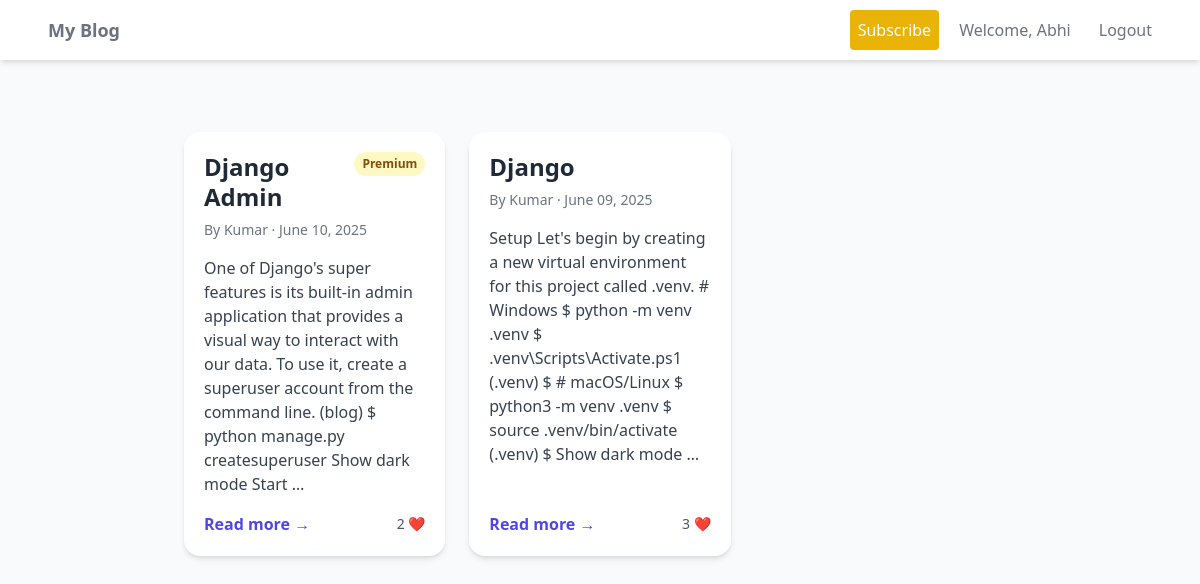
Page / (signed in) on the committed database.
### blog/models.py (models this page shows, shortened)
class User(AbstractUser):
    ROLE_CHOICES = (
        ('reader', 'Reader'),
        ('author', 'Author'),
    )
    email = models.EmailField(unique=True)
    role = models.CharField(max_length=10, choices=ROLE_CHOICES, default='reader')
    USERNAME_FIELD = 'email'
    REQUIRED_FIELDS = ['username']

class Post(models.Model):
    STATUS_CHOICES = (('draft', 'Draft'), ('published', 'Published'))
    ACCESS_LEVEL_CHOICES = (('free', 'Free'), ('premium', 'Premium'))
    title = models.CharField(max_length=255)
    slug = models.SlugField(max_length=255, unique_for_date='publish_date')
    author = models.ForeignKey(settings.AUTH_USER_MODEL, on_delete=models.CASCADE, related_name='blog_posts')
    body = models.TextField()
    featured_image = models.ImageField(upload_to='post_images/', null=True, blank=True)
    category = models.ForeignKey(Category, on_delete=models.SET_NULL, null=True, related_name='posts')
    tags = TaggableManager()
    publish_date = models.DateTimeField(default=timezone.now)
    created_date = models.DateTimeField(auto_now_add=True)
    updated_date = models.DateTimeField(auto_now=True)
    status = models.CharField(max_length=10, choices=STATUS_CHOICES, default='published')
    access_level = models.CharField(max_length=10, choices=ACCESS_LEVEL_CHOICES, default='free')
    view_count = models.PositiveIntegerField(default=0)
    class Meta:
        ordering = ('-publish_date',)
    def get_absolute_url(self):
        return reverse('post_detail', args=[self.slug])

### blog/views.py (the view)
# urls.py: path('', login_required(views.PostListView.as_view()), name='post_list'),
class PostListView(LoginRequiredMixin, ListView):
    model = Post
    template_name = 'blog/post_list.html'
    context_object_name = 'posts'
    paginate_by = 5
    def get_queryset(self):
        return Post.objects.filter(status='published')

### blog/templates/blog/post_list.html (shortened to what this page needs)
{% extends 'base.html' %}
{% block content %}
<div class="py-10 bg-gray-50 min-h-screen">
  <div class="max-w-6xl mx-auto px-4">
    <div class="grid grid-cols-1 md:grid-cols-2 lg:grid-cols-3 gap-6">
      {% for post in posts %}
        <article class="bg-white rounded-2xl shadow-md hover:shadow-xl transition transform hover:-translate-y-1">
          <div class="p-5 flex flex-col h-full">
            <div class="flex items-start justify-between">
              <h2 class="text-2xl font-bold text-gray-800 leading-tight">
                <a href="{{ post.get_absolute_url }}" class="hover:underline">{{ post.title }}</a>
              </h2>
              {% if post.access_level == 'premium' %}
                <span class="text-xs font-semibold bg-yellow-100 text-yellow-800 px-2 py-1 rounded-full">Premium</span>
              {% endif %}
            </div>
            <p class="text-sm text-gray-500 mt-2">
              By {{ post.author.username }} &middot; {{ post.publish_date|date:"F d, Y" }}
            </p>
            <div class="text-gray-700 mt-4 prose max-w-none">
              {{ post.body|truncatewords_html:40|safe }}
            </div>
            <div class="mt-auto pt-4 flex items-center justify-between">
              <a href="{{ post.get_absolute_url }}" class="text-indigo-600 hover:text-indigo-800 font-semibold">Read more →</a>
              <div class="text-sm text-gray-600">{{ post.likes.count }} ❤️</div>
            </div>
          </div>
        </article>
      {% endfor %}
    </div>
  </div>
</div>
{% endblock %}

### templates/base.html (shortened to what this page needs)
<!DOCTYPE html>
<html lang="en">
<head>
    <script src="https://cdn.tailwindcss.com"></script>
</head>
<body class="bg-gray-50 font-sans">
    <nav class="bg-white shadow-md">
        <div class="max-w-6xl mx-auto px-4">
            <div class="flex justify-between">
                <div class="flex space-x-7">
                    <div>
                        <a href="{% url 'post_list' %}" class="flex items-center py-4 px-2">
                            <span class="font-semibold text-gray-500 text-lg">My Blog</span>
                        </a>
                    </div>
                </div>
                <div class="flex items-center space-x-3">
                    {% if user.is_authenticated %}
                        {% if not user.profile.is_subscribed %}
                            <a href="{% url 'subscribe' %}" class="py-2 px-2 font-medium text-white bg-yellow-500 rounded hover:bg-yellow-400 transition duration-300">Subscribe</a>
                        {% endif %}
                        <span class="py-4 px-2 text-gray-500">Welcome, {{ user.username }}</span>
                        <form method="post" action="{% url 'logout' %}" class="inline">
                            <button type="submit" class="py-2 px-2 font-medium text-gray-500 rounded hover:bg-gray-200 transition duration-300">
                                Logout
                            </button>
                        </form>
                    {% else %}
                        <a href="{% url 'login' %}" class="py-2 px-2 font-medium text-gray-500 rounded hover:bg-gray-200 transition duration-300">Log In</a>
                        <a href="{% url 'register' %}" class="py-2 px-2 font-medium text-white bg-blue-500 rounded hover:bg-blue-400 transition duration-300">Sign Up</a>
                    {% endif %}
                </div>
            </div>
        </div>
    </nav>
    <main class="max-w-4xl mx-auto py-8 px-4">
        {% block content %}{% endblock %}
    </main>
</body>
</html>

### rows in the picture
User: username "Abhi"
Post: title "Django Admin", access_level "Premium", author.username "Kumar", publish_date "June 10, 2025", body "One of Django's super features is its built-in admin application that provides a visual way to interact with our data. To use it, create a superuser account from the command line. (blog) $ python manage.py createsuperuser Show dark mode Start …", likes.count "2"
Post: title "Django", author.username "Kumar", publish_date "June 09, 2025", body "Setup Let's begin by creating a new virtual environment for this project called .venv. # Windows $ python -m venv .venv $ .venv\\Scripts\\Activate.ps1 (.venv) $ # macOS/Linux $ python3 -m venv .venv $ source .venv/bin/activate (.venv) $ Show dark mode …", likes.count "3"
